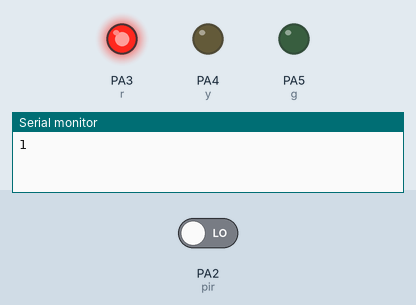
A sketch run on a simulated STM32 Blue Pill. On the bench: output pins drawn as LEDs (lit = HIGH), the last lines printed to the serial monitor. The inputs (shaded band) are chosen by the test bench; at power-on: PA2 (pir) LOW.

Above: at 1.2 s.
1.3 s: PA2 (pir) driven HIGH
At 1.9 s:
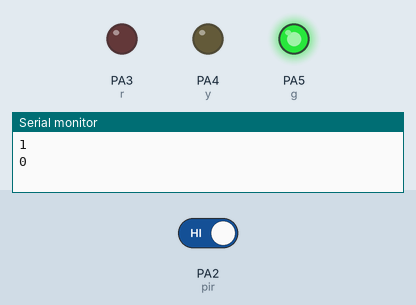
3.0 s: PA2 (pir) driven LOW
At 3.12 s:
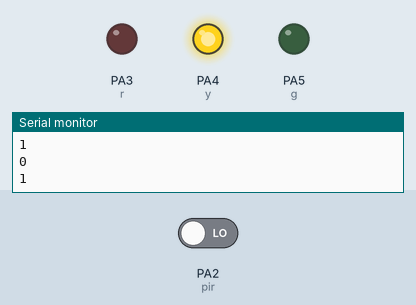
Timing chart, 0 to 6.0 s (numbered marks = the images above; inputs shaded):
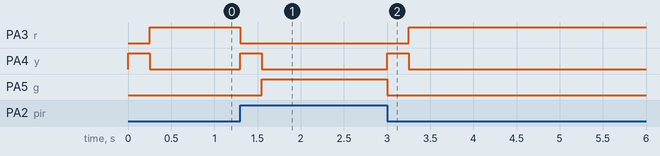

Measured:
- after the input at 1.3 s, PA3 (r): HIGH → LOW at once; PA4 (y): LOW → HIGH at once, → LOW 0.25 s later; PA5 (g): LOW → HIGH after 0.25 s
- after the input at 3.0 s, PA3 (r): LOW → HIGH after 0.25 s; PA4 (y): LOW → HIGH at once, → LOW 0.25 s later; PA5 (g): HIGH → LOW at once

The sketch:

pir.ino
```cpp
int pir = PA2;
int r = PA3;
int y = PA4;
int g = PA5;
int key = 0;

void setup() {
  // put your setup code here, to run once:
pinMode(pir, INPUT);

pinMode(r, OUTPUT);
pinMode(y, OUTPUT);
pinMode(g, OUTPUT);
Serial.begin(9600);

digitalWrite(g, HIGH);

}

int convert (int x){
  if(x == 1){
    x = 0;
  }else {
    x = 1;
  }
  return x;
}

void transisi(){
  digitalWrite(y, HIGH);
  delay(250);
  digitalWrite(y, LOW);
}

void loop() {
  // put your main code here, to run repeatedly:
  int vpir = digitalRead(pir);
  vpir = convert(vpir);
  Serial.println(vpir);

  if (vpir == 1){
    digitalWrite(g, LOW);
    digitalWrite(y, HIGH);
    delay(250);
    digitalWrite(y, LOW);
    while(vpir == 1){
      digitalWrite(r, HIGH);
      vpir = digitalRead(pir);
      vpir = convert(vpir);
    }
  }
  else if (vpir == 0){
    digitalWrite(r, LOW);
    transisi();
    while(vpir == 0){
      digitalWrite(g, HIGH);
      vpir = digitalRead(pir);
      vpir = convert(vpir);
    }
  }
}
```
